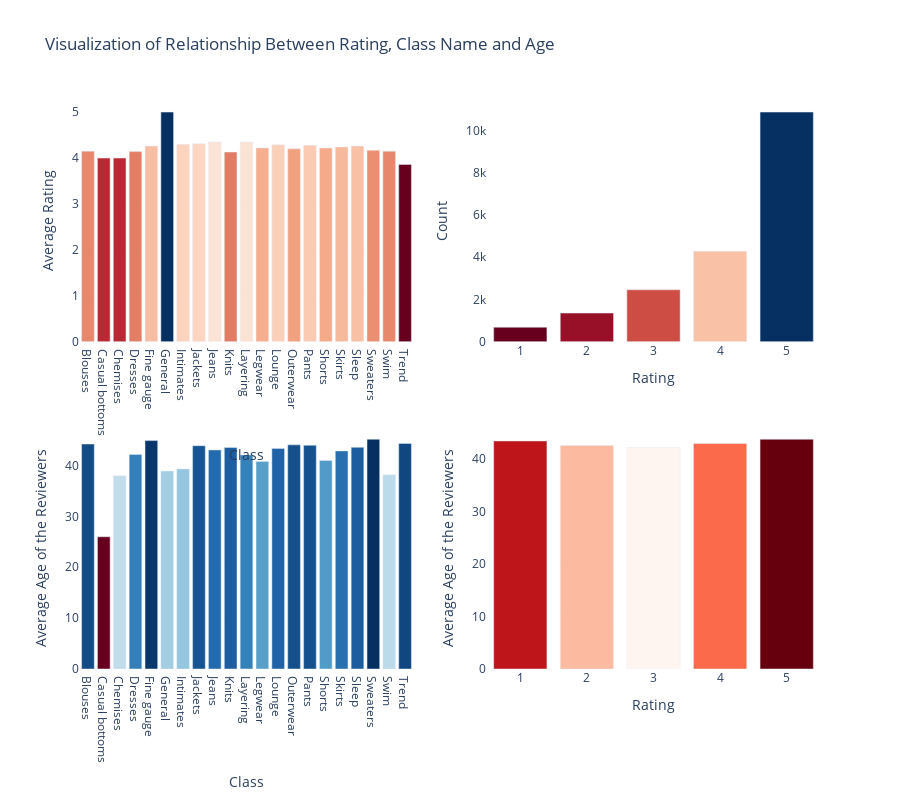

Notebook code cell kept with this figure:
### Markdown cell above
## Visualization of Relationship Between Rating, Class Name and Age

### Code cell
womens_clothing_data_plot=womens_clothing_data['Rating'].value_counts().to_frame()
avgdf1 = womens_clothing_data.groupby('Class Name').agg({'Rating': np.average})
avgdf2 = womens_clothing_data.groupby('Class Name').agg({'Age': np.average})
avgdf3 = womens_clothing_data.groupby('Rating').agg({'Age': np.average})

trace1 = go.Bar(
    x=avgdf1.index,
    y=round(avgdf1['Rating'],2),
    marker=dict(
        color=avgdf1['Rating'],
        colorscale = 'RdBu')
)
trace2 = go.Bar(
    x=womens_clothing_data_plot.index,
    y=womens_clothing_data_plot.Rating,
    marker=dict(
        color=womens_clothing_data_plot['Rating'],
        colorscale = 'RdBu')
)
trace3 = go.Bar(
    x=avgdf2.index,
    y=round(avgdf2['Age'],2),
    marker=dict(
        color=avgdf2['Age'],
        colorscale = 'RdBu')
)
trace4 = go.Bar(
    x=avgdf3.index,
    y=round(avgdf3['Age'],2),
    marker=dict(
        color=avgdf3['Age'],
        colorscale = 'Reds')
)

fig = subplots.make_subplots(rows=2, cols=2, print_grid=False)

fig.append_trace(trace1, 1, 1)
fig.append_trace(trace2, 1, 2)
fig.append_trace(trace3, 2, 1)
fig.append_trace(trace4, 2, 2)

fig['layout']['xaxis1'].update(title='Class')
fig['layout']['yaxis1'].update(title='Average Rating')
fig['layout']['xaxis2'].update(title='Rating')
fig['layout']['yaxis2'].update(title='Count')
fig['layout']['xaxis3'].update(title='Class')
fig['layout']['yaxis3'].update(title='Average Age of the Reviewers')
fig['layout']['xaxis4'].update(title='Rating')
fig['layout']['yaxis4'].update(title='Average Age of the Reviewers')

fig['layout'].update(height=800, width=900,showlegend=False, autosize=False, title="Visualization of Relationship Between Rating, Class Name and Age")
fig.update_layout({'plot_bgcolor':'rgba(0,0,0,0)',
                   'paper_bgcolor':'rgba(0,0,0,0)'})
py.iplot(fig);

### Figure 1 — Plotly figure (JSON) as saved in the notebook; plotly's stock layout.template omitted (floating-point values rounded to 4 significant figures)
{"data": [{"marker": {"color": [4.152, 4, 4, 4.137, 4.256, 5, 4.3, 4.306, 4.349, 4.133, 4.348, 4.221, 4.293, 4.196, 4.282, 4.215, 4.245, 4.259, 4.165, 4.154, 3.86], "colorscale": [[0, "rgb(103,0,31)"], [0.1, "rgb(178,24,43)"], [0.2, "rgb(214,96,77)"], [0.3, "rgb(244,165,130)"], [0.4, "rgb(253,219,199)"], [0.5, "rgb(247,247,247)"], [0.6, "rgb(209,229,240)"], [0.7, "rgb(146,197,222)"], [0.8, "rgb(67,147,195)"], [0.9, "rgb(33,102,172)"], [1, "rgb(5,48,97)"]]}, "type": "bar", "x": ["Blouses", "Casual bottoms", "Chemises", "Dresses", "Fine gauge", "General", "Intimates", "Jackets", "Jeans", "Knits", "Layering", "Legwear", "Lounge", "Outerwear", "Pants", "Shorts", "Skirts", "Sleep", "Sweaters", "Swim", "Trend"], "xaxis": "x", "y": [4.15, 4, 4, 4.14, 4.26, 5, 4.3, 4.31, 4.35, 4.13, 4.35, 4.22, 4.29, 4.2, 4.28, 4.22, 4.24, 4.26, 4.17, 4.15, 3.86], "yaxis": "y"}, {"marker": {"color": [10871, 4289, 2464, 1360, 691], "colorscale": [[0, "rgb(103,0,31)"], [0.1, "rgb(178,24,43)"], [0.2, "rgb(214,96,77)"], [0.3, "rgb(244,165,130)"], [0.4, "rgb(253,219,199)"], [0.5, "rgb(247,247,247)"], [0.6, "rgb(209,229,240)"], [0.7, "rgb(146,197,222)"], [0.8, "rgb(67,147,195)"], [0.9, "rgb(33,102,172)"], [1, "rgb(5,48,97)"]]}, "type": "bar", "x": [5, 4, 3, 2, 1], "xaxis": "x2", "y": [10871, 4289, 2464, 1360, 691], "yaxis": "y2"}, {"marker": {"color": [44.23, 26, 38, 42.19, 44.91, 38.92, 39.34, 43.91, 43.08, 43.56, 42.1, 40.82, 43.38, 44.07, 43.99, 41.02, 42.88, 43.59, 45.17, 38.18, 44.35], "colorscale": [[0, "rgb(103,0,31)"], [0.1, "rgb(178,24,43)"], [0.2, "rgb(214,96,77)"], [0.3, "rgb(244,165,130)"], [0.4, "rgb(253,219,199)"], [0.5, "rgb(247,247,247)"], [0.6, "rgb(209,229,240)"], [0.7, "rgb(146,197,222)"], [0.8, "rgb(67,147,195)"], [0.9, "rgb(33,102,172)"], [1, "rgb(5,48,97)"]]}, "type": "bar", "x": ["Blouses", "Casual bottoms", "Chemises", "Dresses", "Fine gauge", "General", "Intimates", "Jackets", "Jeans", "Knits", "Layering", "Legwear", "Lounge", "Outerwear", "Pants", "Shorts", "Skirts", "Sleep", "Sweaters", "Swim", "Trend"], "xaxis": "x3", "y": [44.23, 26, 38, 42.19, 44.91, 38.92, 39.34, 43.91, 43.08, 43.56, 42.1, 40.82, 43.38, 44.07, 43.99, 41.02, 42.88, 43.59, 45.17, 38.18, 44.35], "yaxis": "y3"}, {"marker": {"color": [43.4, 42.55, 42.16, 42.93, 43.72], "colorscale": [[0, "rgb(255,245,240)"], [0.125, "rgb(254,224,210)"], [0.25, "rgb(252,187,161)"], [0.375, "rgb(252,146,114)"], [0.5, "rgb(251,106,74)"], [0.625, "rgb(239,59,44)"], [0.75, "rgb(203,24,29)"], [0.875, "rgb(165,15,21)"], [1, "rgb(103,0,13)"]]}, "type": "bar", "x": [1, 2, 3, 4, 5], "xaxis": "x4", "y": [43.4, 42.55, 42.16, 42.93, 43.72], "yaxis": "y4"}], "layout": {"autosize": false, "height": 800, "paper_bgcolor": "rgba(0,0,0,0)", "plot_bgcolor": "rgba(0,0,0,0)", "showlegend": false, "title": {"text": "Visualization of Relationship Between Rating, Class Name and Age"}, "width": 900, "xaxis": {"anchor": "y", "domain": [0, 0.45], "title": {"text": "Class"}}, "xaxis2": {"anchor": "y2", "domain": [0.55, 1], "title": {"text": "Rating"}}, "xaxis3": {"anchor": "y3", "domain": [0, 0.45], "title": {"text": "Class"}}, "xaxis4": {"anchor": "y4", "domain": [0.55, 1], "title": {"text": "Rating"}}, "yaxis": {"anchor": "x", "domain": [0.575, 1], "title": {"text": "Average Rating"}}, "yaxis2": {"anchor": "x2", "domain": [0.575, 1], "title": {"text": "Count"}}, "yaxis3": {"anchor": "x3", "domain": [0, 0.425], "title": {"text": "Average Age of the Reviewers"}}, "yaxis4": {"anchor": "x4", "domain": [0, 0.425], "title": {"text": "Average Age of the Reviewers"}}}}
